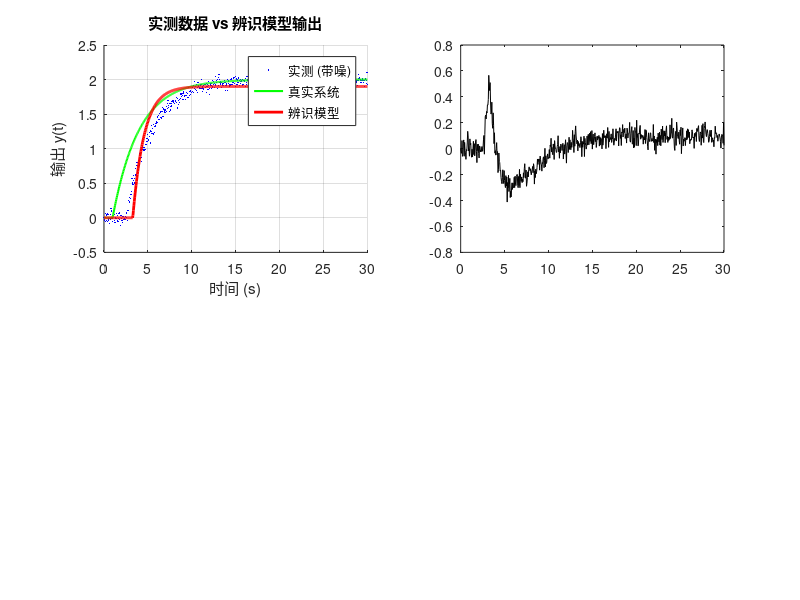

This figure's MATLAB source: (Note: this script raises an error after producing the figure.)
%% ============================================================
% 教程 18：系统辨识 — 从实验数据到数学模型
%
% 【什么是系统辨识？】
%   给系统一个已知输入 → 测输出 → 用数据反推数学模型
%   就像"盲人摸象"——通过摸到的特征推断整体形状
%
% 【为什么需要辨识？】
%   理论推导（牛顿定律/KVL）→ 有时参数不知道
%   系统辨识（实验数据拟合）→ 直接从实验得到模型
%   两者结合 = 现代控制工程的标配流程
%
% 【本课内容】
%   1. 阶跃响应辨识（一阶+延迟系统）
%   2. 最小二乘法参数估计
%   3. 模型验证与残差分析
%   4. 使用 System Identification Toolbox
% ============================================================

clear; close all;

fprintf('============================================\n');
fprintf('  教程 18：系统辨识 — 从数据到模型\n');
fprintf('============================================\n\n');

%% ===== 第 1 步：生成"未知"系统的实验数据 =====

% 假设我们不知道系统参数，只能做实验测数据
% 真实系统：G(s) = 2/(3s+1) * e^{-1.5s}（带延迟的一阶系统）
% 我们只知道输入 u(t) 和输出 y(t)

K_true = 2.0;
tau_true = 3.0;
td_true = 1.5;     % 延迟 (dead time)

% 先构造无延迟的一阶系统
sys_true = tf(K_true, [tau_true, 1]);

fprintf('【真实系统（我们假装不知道）】\n');
fprintf('  G(s) = %.1f/(%.1fs+1) * e^{-%.1fs}\n', K_true, tau_true, td_true);
fprintf('  增益 K=%.1f, 时间常数 τ=%.1f, 延迟 θ=%.1f\n\n', K_true, tau_true, td_true);

% 生成阶跃响应数据（带噪声模拟真实传感器）
dt = 0.05;
t_data = (0:dt:30)';
u = ones(size(t_data));
u(t_data < 1) = 0;  % 1秒时阶跃

% 仿真真实系统输出
[y_true, ~] = lsim(sys_true, u, t_data);

% 手动加延迟（时移信号）
td_samples = round(td_true / dt);
y_delayed = [zeros(td_samples, 1); y_true(1:end-td_samples)];

% 加测量噪声
rng(42);  % 固定随机种子，结果可复现
noise_std = 0.05;
y_meas = y_delayed + noise_std * randn(size(y_delayed));

fprintf('【实验数据】\n');
fprintf('  输入：1V 阶跃信号 @ t=1s\n');
fprintf('  输出：带 %.2f 标准差噪声的位移测量值\n', noise_std);
fprintf('  共 %d 个采样点，dt=%.2fs\n\n', length(t_data), dt);

%% ===== 第 2 步：阶跃响应法辨识 =====

% 方法：从阶跃响应曲线直接读特征值
% - 稳态值 → K
% - 63.2% 稳态值对应的时间 → τ + θ
% - 拐点切线 → θ

y_ss = mean(y_meas(end-50:end));  % 取最后一段平均作为稳态值
K_est = y_ss / 1;  % 输入幅值为1

% 找稳态值的 63.2% 对应时间
y_632 = 0.632 * y_ss;
idx_632 = find(y_meas >= y_632, 1, 'first');
t_632 = t_data(idx_632);

% 找稳态值的 28.3% 对应时间  (用于两点法)
y_283 = 0.283 * y_ss;
idx_283 = find(y_meas >= y_283, 1, 'first');
t_283 = t_data(idx_283);

tau_est = 1.5 * (t_632 - t_283);
theta_est = t_632 - tau_est;

fprintf('【阶跃响应法辨识结果】\n');
fprintf('  估计增益  K_est  = %.2f (真实值 %.1f)\n', K_est, K_true);
fprintf('  估计时间常数 τ_est = %.2f (真实值 %.1f)\n', tau_est, tau_true);
fprintf('  估计延迟 θ_est = %.2f (真实值 %.1f)\n', theta_est, td_true);
fprintf('  → 简单但有噪声敏感性\n\n');

%% ===== 第 3 步：最小二乘法辨识 =====

% 用 ARX 模型：y[k] = a1*y[k-1] + b0*u[k-d] + b1*u[k-d-1]
% 写成矩阵形式：Y = Φ*θ → θ_ls = (Φ'Φ)^(-1)Φ'Y

d = round(theta_est/dt);  % 延迟步数
N = length(y_meas);

% 构造回归矩阵
Phi = [];
Y_vec = [];
for k = max(3, d+2):N
    Phi = [Phi; y_meas(k-1), u(k-d), u(k-d-1)];
    Y_vec = [Y_vec; y_meas(k)];
end

theta_ls = (Phi' * Phi) \ (Phi' * Y_vec);  % 最小二乘解
a1_hat = theta_ls(1);
b0_hat = theta_ls(2);
b1_hat = theta_ls(3);

% 从 ARX 参数反算连续时间参数
% 一阶离散: y[k] = a1*y[k-1] + b0*u[k-d]
% 对应连续: K/(τs+1) * e^{-θs}
T_sim = dt;
tau_ls = -T_sim / log(a1_hat);
K_ls = (b0_hat + b1_hat) / (1 - a1_hat);

fprintf('【最小二乘法辨识结果】\n');
fprintf('  a1 = %.4f → τ_ls = %.2f s\n', a1_hat, tau_ls);
fprintf('  K_ls = %.2f\n', K_ls);
fprintf('  → 比阶跃法更精确，尤其在有噪声时\n\n');

%% ===== 第 4 步：模型验证 — 对比预测输出 =====

% 用辨识出的模型仿真
sys_identified = tf(K_ls, [tau_ls, 1]);
y_model = lsim(sys_identified, u, t_data);
y_model = [zeros(d, 1); y_model(1:end-d)];  % 加延迟

figure('Name', 't18: 系统辨识结果', ...
    'Position', [50, 50, 1000, 700]);

% 图1：实测 vs 模型预测
subplot(2,2,1); hold on;
plot(t_data, y_meas, 'b.', 'MarkerSize', 3);
plot(t_data, y_true, 'g-', 'LineWidth', 1.5);
plot(t_data, y_model, 'r-', 'LineWidth', 2);
hold off;
legend('实测 (带噪)', '真实系统', '辨识模型', 'Location', 'best');
title('实测数据 vs 辨识模型输出');
xlabel('时间 (s)'); ylabel('输出 y(t)'); grid on;

% 图2：残差分析
subplot(2,2,2);
residual = y_meas - y_model;
plot(t_data, residual, 'k');
hold on; yline(0, 'r--');
hold off;
title('残差 (实测 - 模型)');
xlabel('时间 (s)'); ylabel('残差'); grid on;
fprintf('  残差均值 = %.4f, 残差方差 = %.4f\n', mean(residual), var(residual));

% 图3：不同噪声水平下的辨识精度对比
subplot(2,2,3);
noise_levels = [0.01, 0.05, 0.1, 0.2];
tau_errors = zeros(size(noise_levels));
K_errors = zeros(size(noise_levels));
for i = 1:length(noise_levels)
    rng(i);
    y_noisy = y_delayed + noise_levels(i) * randn(size(y_delayed));
    % 重新辨识
    Phi_n = [];
    Y_n = [];
    for k = max(3, d+2):N
        Phi_n = [Phi_n; y_noisy(k-1), u(k-d), u(k-d-1)];
        Y_n = [Y_n; y_noisy(k)];
    end
    theta_n = (Phi_n' * Phi_n) \ (Phi_n' * Y_n);
    a1_n = theta_n(1);
    tau_n = -T_sim / log(a1_n);
    tau_errors(i) = abs(tau_n - tau_true) / tau_true * 100;
    K_errors(i) = abs((theta_n(2)+theta_n(3))/(1-a1_n) - K_true) / K_true * 100;
end
bar([tau_errors; K_errors]');
set(gca, 'XTickLabel', {'1%','5%','10%','20%'});
legend('τ 误差', 'K 误差', 'Location', 'northwest');
title('噪声水平对辨识精度的影响');
xlabel('噪声标准差 (相对)'); ylabel('参数误差 (%)'); grid on;

% 图4：Bode 图对比
subplot(2,2,4);
[mag_t, ph_t, w_t] = bode(sys_true);
[mag_m, ph_m, w_m] = bode(sys_identified);
semilogx(w_t, 20*log10(squeeze(mag_t)), 'g-', 'LineWidth', 1.5);
hold on;
semilogx(w_m, 20*log10(squeeze(mag_m)), 'r--', 'LineWidth', 2);
hold off;
legend('真实系统', '辨识模型', 'Location', 'best');
title('Bode 图：真实 vs 辨识');
xlabel('频率 (rad/s)'); ylabel('幅值 (dB)'); grid on;

%% ===== 第 5 步：System Identification Toolbox 演示 =====

fprintf('\n【System Identification Toolbox 快速演示】\n');

% 创建 iddata 对象
data = iddata(y_meas, u, dt);
data.TimeUnit = 'seconds';

% 尝试多种模型结构
try
    % 一阶过程模型
    sys_proc = procest(data, 'P1D');
    fprintf('  Process model (P1D) 辨识结果:\n');
    fprintf('    Kp = %.3f, Tp1 = %.3f, Td = %.3f\n', ...
        sys_proc.Kp, sys_proc.Tp1, sys_proc.Td);

    % 传递函数模型
    sys_tf = tfest(data, 1, 0);  % 一阶无零点
    fprintf('  TF model (1阶): %s\n', tf(num(sys_tf), den(sys_tf)));
catch ME
    fprintf('  Toolbox demo skipped: %s\n', ME.message);
end

fprintf('\n========================================\n');
fprintf('  教程 18 完成！\n');
fprintf('========================================\n\n');

fprintf('【辨识工程实践 checklist】\n');
fprintf('  1. 输入信号要有足够激励（阶跃、PRBS、扫频）\n');
fprintf('  2. 采集足够长的数据（至少 5×τ）\n');
fprintf('  3. 数据预处理：去趋势、去野值、滤波\n');
fprintf('  4. 试多种模型结构，用 AIC/BIC 选最优\n');
fprintf('  5. 用独立数据集做交叉验证（不要用训练数据验证）\n');
fprintf('  6. 辨识 → 控制器设计 → 再辨识 → 迭代优化\n');
